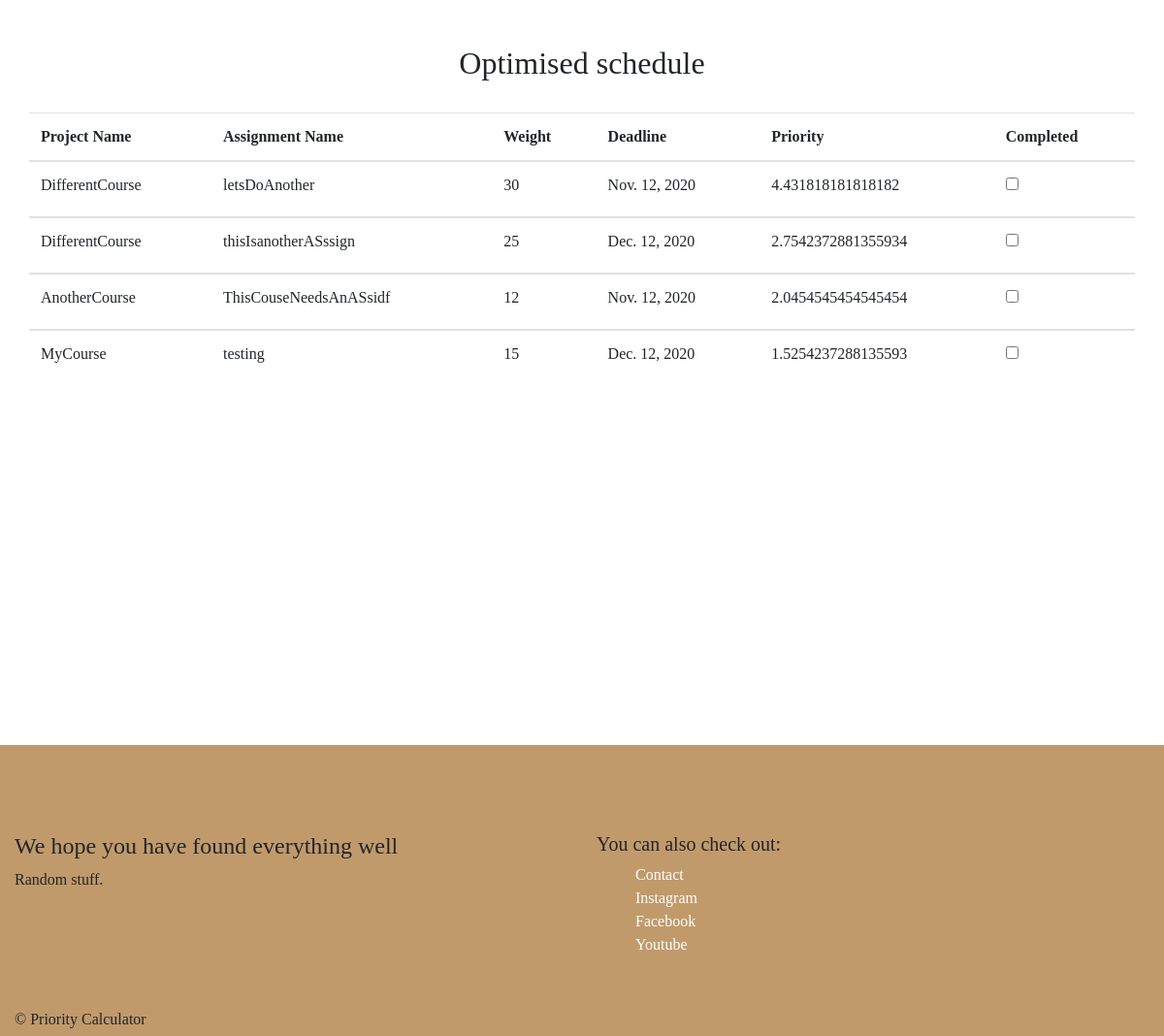
Before: /priority/schedule/ (signed in, lower part) with the older database file.
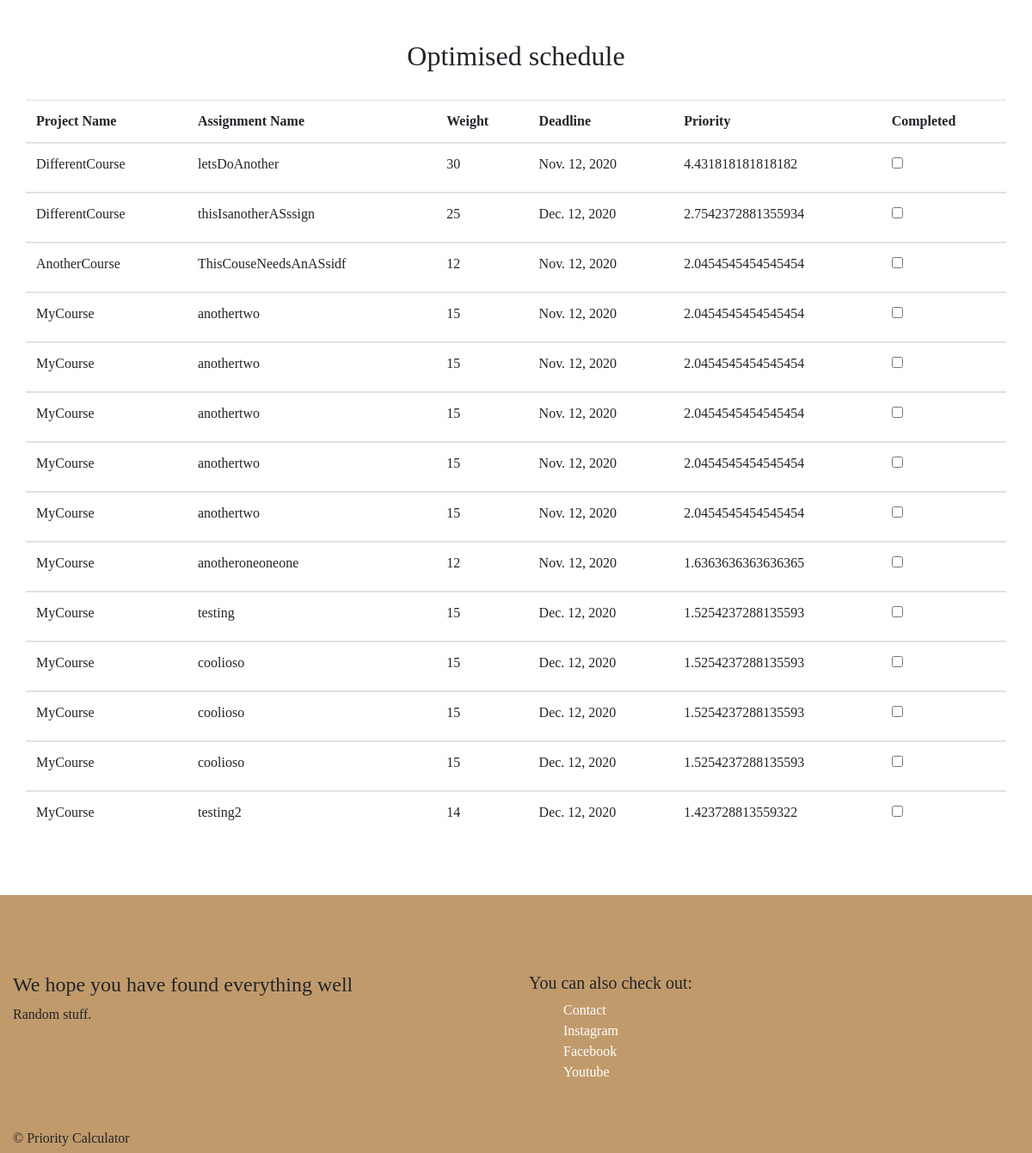
After: the same page with the newer database file.
### Project/models.py (models this page shows, shortened)
class Assignment(models.Model):
    user = models.ForeignKey(User, on_delete=models.CASCADE,
                             null=True)
    project = models.ForeignKey(Project, on_delete=models.CASCADE,
                                null=True)
    name = models.CharField(max_length=60)
    weight = models.IntegerField()
    deadline = models.DateField()
    completed = models.BooleanField(default=False)
    priority = models.DecimalField(max_digits=10,
                                   decimal_places=2,
                                   default=-1.0)
    @property
    def priority(self):
        projectweight = self.project.weight
        today = datetime.date.today()
        diff = self.deadline - today
        return projectweight * self.weight * (1 / diff.days)

class Project(models.Model):
    user = models.ForeignKey(User, on_delete=models.CASCADE,
                             related_name="project", null=True)
    name = models.CharField(max_length=60)
    weight = models.IntegerField()

### Project/views.py (the view)
# urls.py: path("schedule/", schedule_view, name="schedule"),
def schedule_view(request, *args, **kwargs):
    if request.user.is_anonymous:
        return redirect(reverse('login'))
    try:
        activeuser = request.user
        data = sorted(Assignment.objects.filter(user=activeuser), key=lambda m:
                      -m.priority)
    except Assignment.DoesNotExist:
        data = None
    context = {
            "data": data
            }
    return render(request, "schedule.html", context)

### Templates/schedule.html
{% extends 'base.html' %}
{% load static %}
{% block content %}
<div class="container-fluid">
  <h2 class="text-center">Optimised schedule</h2>
  <br>
  <table class="table">
    <thead>
      <tr>
        <th>Project Name</th>
        <th>Assignment Name</th>
        <th>Weight</th>
        <th>Deadline</th>
        <th>Priority</th>
        <th>Completed</th>
      </tr>
    </thead>
    {% for item in data %}
    <tbody>
      <td>{{ item.project.name }}</td>
      <td>{{ item.name }}</td>
      <td>{{ item.weight }}</td>
      <td>{{ item.deadline }}</td>
      <td>{{ item.priority }}</td>
      <td><label><input type="checkbox" value={{ item.completed }}></label></td>
    </tbody>
    {% endfor %}
  </table>
</div>
{% endblock %}

### Templates/base.html (shortened to what this page needs)
{% load static %}
<!DOCTYPE html>
<html>
  <head>
    <link rel="stylesheet" href="{% static 'css/bootstrap.css' %}">
    <link rel="stylesheet" href="{% static 'styles.css' %}">
  </head>
  <body>
    <div id="right-main" class="container-fluid">
      <br>
      <br>
      {% block content %}{% endblock %}
      <br>
      <br>
    </div>
    <div id="bottom-main" class="container-fluid px-0">
      <footer id="footer-main">
        <div id="footer-content" class="row">
          <div class="col">
            <h4>We hope you have found everything well</h4>
            <p>Random stuff.</p>
          </div>
          <div class="col">
            <h5>You can also check out:</h5>
            <ul id="outreach-list">
              <li><a class="text-white" href="#">Contact</a></li>
              <li><a class="text-white" href="#">Instagram</a></li>
              <li><a class="text-white" href="#">Facebook</a></li>
              <li><a class="text-white" href="#">Youtube</a></li>
            </ul>
          </div>
        </div>
        <div id="footer-trademark" class="row">
          <div class="col">
            <h6>&copy Priority Calculator</h6>
          </div>
        </div>
      </footer>
    </div>
  </body>
</html>

### static/styles.css (style rules this page uses)
html, body { font-family: "Times New Roman", Times, serif; overflow: auto; margin: 0; padding: 0; width: 100%; }
#footer-content { top: 30%; margin: auto auto; width: 100%; position: absolute; }
#footer-trademark { bottom: 0; margin: auto auto; width 100%; position: absolute; text-align: center; }
#footer-main { background-color: rgb(193,154,107); height: 300px; position: relative; }
#outreach-list { list-style: none; }
#right-main { min-height: 770px; }

Changed rows visible on the page:
added Assignment: project.name "MyCourse", name "anothertwo", weight "15", deadline "Nov. 12, 2020", priority "2.0454545454545454"
added Assignment: project.name "MyCourse", name "anothertwo", weight "15", deadline "Nov. 12, 2020", priority "2.0454545454545454"
added Assignment: project.name "MyCourse", name "anothertwo", weight "15", deadline "Nov. 12, 2020", priority "2.0454545454545454"
added Assignment: project.name "MyCourse", name "anothertwo", weight "15", deadline "Nov. 12, 2020", priority "2.0454545454545454"
added Assignment: project.name "MyCourse", name "anothertwo", weight "15", deadline "Nov. 12, 2020", priority "2.0454545454545454"
added Assignment: project.name "MyCourse", name "anotheroneoneone", weight "12", deadline "Nov. 12, 2020", priority "1.6363636363636365"
added Assignment: project.name "MyCourse", name "coolioso", weight "15", deadline "Dec. 12, 2020", priority "1.5254237288135593"
added Assignment: project.name "MyCourse", name "coolioso", weight "15", deadline "Dec. 12, 2020", priority "1.5254237288135593"
added Assignment: project.name "MyCourse", name "coolioso", weight "15", deadline "Dec. 12, 2020", priority "1.5254237288135593"
added Assignment: project.name "MyCourse", name "testing2", weight "14", deadline "Dec. 12, 2020", priority "1.423728813559322"
